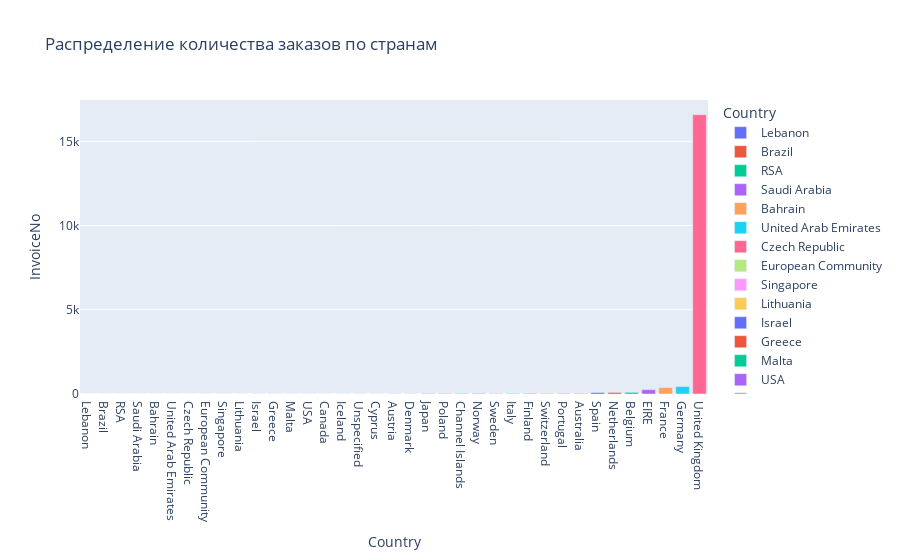

Source (notebook cell):
### Markdown cell above
### Задание 4.2
Мы посмотрели на распределение клиентов в разрезе стран. А что насчёт заказов?

Постройте визуализацию и выделите топ-3 стран по количеству поступающих заказов.

* Великобритания (United Kingdom)
* Германия (Germany)
* Франция (France)
* Нидерланды (Netherlands)
* Ирландия (EIRE)
* Австралия (Australia)

### Code cell
mask_goods_clients = data[['Country', 'InvoiceNo']].drop_duplicates()
mask_goods = mask_goods_clients.groupby(['Country'])['InvoiceNo'].aggregate('count').reset_index().sort_values('InvoiceNo')

histplot = px.bar(mask_goods, x='Country', y='InvoiceNo', color='Country', title='Распределение количества заказов по странам')
histplot.show()

### Figure 1 — Plotly figure (JSON) as saved in the notebook; plotly's stock layout.template omitted (floating-point values rounded to 4 significant figures)
{"data": [{"alignmentgroup": "True", "hovertemplate": "Country=%{x}<br>InvoiceNo=%{y}<extra></extra>", "legendgroup": "Lebanon", "marker": {"color": "#636efa", "pattern": {"shape": ""}}, "name": "Lebanon", "offsetgroup": "Lebanon", "orientation": "v", "showlegend": true, "textposition": "auto", "type": "bar", "x": ["Lebanon"], "xaxis": "x", "y": [1], "yaxis": "y"}, {"alignmentgroup": "True", "hovertemplate": "Country=%{x}<br>InvoiceNo=%{y}<extra></extra>", "legendgroup": "Brazil", "marker": {"color": "#EF553B", "pattern": {"shape": ""}}, "name": "Brazil", "offsetgroup": "Brazil", "orientation": "v", "showlegend": true, "textposition": "auto", "type": "bar", "x": ["Brazil"], "xaxis": "x", "y": [1], "yaxis": "y"}, {"alignmentgroup": "True", "hovertemplate": "Country=%{x}<br>InvoiceNo=%{y}<extra></extra>", "legendgroup": "RSA", "marker": {"color": "#00cc96", "pattern": {"shape": ""}}, "name": "RSA", "offsetgroup": "RSA", "orientation": "v", "showlegend": true, "textposition": "auto", "type": "bar", "x": ["RSA"], "xaxis": "x", "y": [1], "yaxis": "y"}, {"alignmentgroup": "True", "hovertemplate": "Country=%{x}<br>InvoiceNo=%{y}<extra></extra>", "legendgroup": "Saudi Arabia", "marker": {"color": "#ab63fa", "pattern": {"shape": ""}}, "name": "Saudi Arabia", "offsetgroup": "Saudi Arabia", "orientation": "v", "showlegend": true, "textposition": "auto", "type": "bar", "x": ["Saudi Arabia"], "xaxis": "x", "y": [1], "yaxis": "y"}, {"alignmentgroup": "True", "hovertemplate": "Country=%{x}<br>InvoiceNo=%{y}<extra></extra>", "legendgroup": "Bahrain", "marker": {"color": "#FFA15A", "pattern": {"shape": ""}}, "name": "Bahrain", "offsetgroup": "Bahrain", "orientation": "v", "showlegend": true, "textposition": "auto", "type": "bar", "x": ["Bahrain"], "xaxis": "x", "y": [2], "yaxis": "y"}, {"alignmentgroup": "True", "hovertemplate": "Country=%{x}<br>InvoiceNo=%{y}<extra></extra>", "legendgroup": "United Arab Emirates", "marker": {"color": "#19d3f3", "pattern": {"shape": ""}}, "name": "United Arab Emirates", "offsetgroup": "United Arab Emirates", "orientation": "v", "showlegend": true, "textposition": "auto", "type": "bar", "x": ["United Arab Emirates"], "xaxis": "x", "y": [2], "yaxis": "y"}, {"alignmentgroup": "True", "hovertemplate": "Country=%{x}<br>InvoiceNo=%{y}<extra></extra>", "legendgroup": "Czech Republic", "marker": {"color": "#FF6692", "pattern": {"shape": ""}}, "name": "Czech Republic", "offsetgroup": "Czech Republic", "orientation": "v", "showlegend": true, "textposition": "auto", "type": "bar", "x": ["Czech Republic"], "xaxis": "x", "y": [2], "yaxis": "y"}, {"alignmentgroup": "True", "hovertemplate": "Country=%{x}<br>InvoiceNo=%{y}<extra></extra>", "legendgroup": "European Community", "marker": {"color": "#B6E880", "pattern": {"shape": ""}}, "name": "European Community", "offsetgroup": "European Community", "orientation": "v", "showlegend": true, "textposition": "auto", "type": "bar", "x": ["European Community"], "xaxis": "x", "y": [3], "yaxis": "y"}, {"alignmentgroup": "True", "hovertemplate": "Country=%{x}<br>InvoiceNo=%{y}<extra></extra>", "legendgroup": "Singapore", "marker": {"color": "#FF97FF", "pattern": {"shape": ""}}, "name": "Singapore", "offsetgroup": "Singapore", "orientation": "v", "showlegend": true, "textposition": "auto", "type": "bar", "x": ["Singapore"], "xaxis": "x", "y": [4], "yaxis": "y"}, {"alignmentgroup": "True", "hovertemplate": "Country=%{x}<br>InvoiceNo=%{y}<extra></extra>", "legendgroup": "Lithuania", "marker": {"color": "#FECB52", "pattern": {"shape": ""}}, "name": "Lithuania", "offsetgroup": "Lithuania", "orientation": "v", "showlegend": true, "textposition": "auto", "type": "bar", "x": ["Lithuania"], "xaxis": "x", "y": [4], "yaxis": "y"}, {"alignmentgroup": "True", "hovertemplate": "Country=%{x}<br>InvoiceNo=%{y}<extra></extra>", "legendgroup": "Israel", "marker": {"color": "#636efa", "pattern": {"shape": ""}}, "name": "Israel", "offsetgroup": "Israel", "orientation": "v", "showlegend": true, "textposition": "auto", "type": "bar", "x": ["Israel"], "xaxis": "x", "y": [5], "yaxis": "y"}, {"alignmentgroup": "True", "hovertemplate": "Country=%{x}<br>InvoiceNo=%{y}<extra></extra>", "legendgroup": "Greece", "marker": {"color": "#EF553B", "pattern": {"shape": ""}}, "name": "Greece", "offsetgroup": "Greece", "orientation": "v", "showlegend": true, "textposition": "auto", "type": "bar", "x": ["Greece"], "xaxis": "x", "y": [5], "yaxis": "y"}, {"alignmentgroup": "True", "hovertemplate": "Country=%{x}<br>InvoiceNo=%{y}<extra></extra>", "legendgroup": "Malta", "marker": {"color": "#00cc96", "pattern": {"shape": ""}}, "name": "Malta", "offsetgroup": "Malta", "orientation": "v", "showlegend": true, "textposition": "auto", "type": "bar", "x": ["Malta"], "xaxis": "x", "y": [5], "yaxis": "y"}, {"alignmentgroup": "True", "hovertemplate": "Country=%{x}<br>InvoiceNo=%{y}<extra></extra>", "legendgroup": "USA", "marker": {"color": "#ab63fa", "pattern": {"shape": ""}}, "name": "USA", "offsetgroup": "USA", "orientation": "v", "showlegend": true, "textposition": "auto", "type": "bar", "x": ["USA"], "xaxis": "x", "y": [5], "yaxis": "y"}, {"alignmentgroup": "True", "hovertemplate": "Country=%{x}<br>InvoiceNo=%{y}<extra></extra>", "legendgroup": "Canada", "marker": {"color": "#FFA15A", "pattern": {"shape": ""}}, "name": "Canada", "offsetgroup": "Canada", "orientation": "v", "showlegend": true, "textposition": "auto", "type": "bar", "x": ["Canada"], "xaxis": "x", "y": [5], "yaxis": "y"}, {"alignmentgroup": "True", "hovertemplate": "Country=%{x}<br>InvoiceNo=%{y}<extra></extra>", "legendgroup": "Iceland", "marker": {"color": "#19d3f3", "pattern": {"shape": ""}}, "name": "Iceland", "offsetgroup": "Iceland", "orientation": "v", "showlegend": true, "textposition": "auto", "type": "bar", "x": ["Iceland"], "xaxis": "x", "y": [7], "yaxis": "y"}, {"alignmentgroup": "True", "hovertemplate": "Country=%{x}<br>InvoiceNo=%{y}<extra></extra>", "legendgroup": "Unspecified", "marker": {"color": "#FF6692", "pattern": {"shape": ""}}, "name": "Unspecified", "offsetgroup": "Unspecified", "orientation": "v", "showlegend": true, "textposition": "auto", "type": "bar", "x": ["Unspecified"], "xaxis": "x", "y": [8], "yaxis": "y"}, {"alignmentgroup": "True", "hovertemplate": "Country=%{x}<br>InvoiceNo=%{y}<extra></extra>", "legendgroup": "Cyprus", "marker": {"color": "#B6E880", "pattern": {"shape": ""}}, "name": "Cyprus", "offsetgroup": "Cyprus", "orientation": "v", "showlegend": true, "textposition": "auto", "type": "bar", "x": ["Cyprus"], "xaxis": "x", "y": [14], "yaxis": "y"}, {"alignmentgroup": "True", "hovertemplate": "Country=%{x}<br>InvoiceNo=%{y}<extra></extra>", "legendgroup": "Austria", "marker": {"color": "#FF97FF", "pattern": {"shape": ""}}, "name": "Austria", "offsetgroup": "Austria", "orientation": "v", "showlegend": true, "textposition": "auto", "type": "bar", "x": ["Austria"], "xaxis": "x", "y": [17], "yaxis": "y"}, {"alignmentgroup": "True", "hovertemplate": "Country=%{x}<br>InvoiceNo=%{y}<extra></extra>", "legendgroup": "Denmark", "marker": {"color": "#FECB52", "pattern": {"shape": ""}}, "name": "Denmark", "offsetgroup": "Denmark", "orientation": "v", "showlegend": true, "textposition": "auto", "type": "bar", "x": ["Denmark"], "xaxis": "x", "y": [18], "yaxis": "y"}, {"alignmentgroup": "True", "hovertemplate": "Country=%{x}<br>InvoiceNo=%{y}<extra></extra>", "legendgroup": "Japan", "marker": {"color": "#636efa", "pattern": {"shape": ""}}, "name": "Japan", "offsetgroup": "Japan", "orientation": "v", "showlegend": true, "textposition": "auto", "type": "bar", "x": ["Japan"], "xaxis": "x", "y": [19], "yaxis": "y"}, {"alignmentgroup": "True", "hovertemplate": "Country=%{x}<br>InvoiceNo=%{y}<extra></extra>", "legendgroup": "Poland", "marker": {"color": "#EF553B", "pattern": {"shape": ""}}, "name": "Poland", "offsetgroup": "Poland", "orientation": "v", "showlegend": true, "textposition": "auto", "type": "bar", "x": ["Poland"], "xaxis": "x", "y": [19], "yaxis": "y"}, {"alignmentgroup": "True", "hovertemplate": "Country=%{x}<br>InvoiceNo=%{y}<extra></extra>", "legendgroup": "Channel Islands", "marker": {"color": "#00cc96", "pattern": {"shape": ""}}, "name": "Channel Islands", "offsetgroup": "Channel Islands", "orientation": "v", "showlegend": true, "textposition": "auto", "type": "bar", "x": ["Channel Islands"], "xaxis": "x", "y": [25], "yaxis": "y"}, {"alignmentgroup": "True", "hovertemplate": "Country=%{x}<br>InvoiceNo=%{y}<extra></extra>", "legendgroup": "Norway", "marker": {"color": "#ab63fa", "pattern": {"shape": ""}}, "name": "Norway", "offsetgroup": "Norway", "orientation": "v", "showlegend": true, "textposition": "auto", "type": "bar", "x": ["Norway"], "xaxis": "x", "y": [32], "yaxis": "y"}, {"alignmentgroup": "True", "hovertemplate": "Country=%{x}<br>InvoiceNo=%{y}<extra></extra>", "legendgroup": "Sweden", "marker": {"color": "#FFA15A", "pattern": {"shape": ""}}, "name": "Sweden", "offsetgroup": "Sweden", "orientation": "v", "showlegend": true, "textposition": "auto", "type": "bar", "x": ["Sweden"], "xaxis": "x", "y": [34], "yaxis": "y"}, {"alignmentgroup": "True", "hovertemplate": "Country=%{x}<br>InvoiceNo=%{y}<extra></extra>", "legendgroup": "Italy", "marker": {"color": "#19d3f3", "pattern": {"shape": ""}}, "name": "Italy", "offsetgroup": "Italy", "orientation": "v", "showlegend": true, "textposition": "auto", "type": "bar", "x": ["Italy"], "xaxis": "x", "y": [35], "yaxis": "y"}, {"alignmentgroup": "True", "hovertemplate": "Country=%{x}<br>InvoiceNo=%{y}<extra></extra>", "legendgroup": "Finland", "marker": {"color": "#FF6692", "pattern": {"shape": ""}}, "name": "Finland", "offsetgroup": "Finland", "orientation": "v", "showlegend": true, "textposition": "auto", "type": "bar", "x": ["Finland"], "xaxis": "x", "y": [40], "yaxis": "y"}, {"alignmentgroup": "True", "hovertemplate": "Country=%{x}<br>InvoiceNo=%{y}<extra></extra>", "legendgroup": "Switzerland", "marker": {"color": "#B6E880", "pattern": {"shape": ""}}, "name": "Switzerland", "offsetgroup": "Switzerland", "orientation": "v", "showlegend": true, "textposition": "auto", "type": "bar", "x": ["Switzerland"], "xaxis": "x", "y": [47], "yaxis": "y"}, {"alignmentgroup": "True", "hovertemplate": "Country=%{x}<br>InvoiceNo=%{y}<extra></extra>", "legendgroup": "Portugal", "marker": {"color": "#FF97FF", "pattern": {"shape": ""}}, "name": "Portugal", "offsetgroup": "Portugal", "orientation": "v", "showlegend": true, "textposition": "auto", "type": "bar", "x": ["Portugal"], "xaxis": "x", "y": [49], "yaxis": "y"}, {"alignmentgroup": "True", "hovertemplate": "Country=%{x}<br>InvoiceNo=%{y}<extra></extra>", "legendgroup": "Australia", "marker": {"color": "#FECB52", "pattern": {"shape": ""}}, "name": "Australia", "offsetgroup": "Australia", "orientation": "v", "showlegend": true, "textposition": "auto", "type": "bar", "x": ["Australia"], "xaxis": "x", "y": [56], "yaxis": "y"}, {"alignmentgroup": "True", "hovertemplate": "Country=%{x}<br>InvoiceNo=%{y}<extra></extra>", "legendgroup": "Spain", "marker": {"color": "#636efa", "pattern": {"shape": ""}}, "name": "Spain", "offsetgroup": "Spain", "orientation": "v", "showlegend": true, "textposition": "auto", "type": "bar", "x": ["Spain"], "xaxis": "x", "y": [88], "yaxis": "y"}, {"alignmentgroup": "True", "hovertemplate": "Country=%{x}<br>InvoiceNo=%{y}<extra></extra>", "legendgroup": "Netherlands", "marker": {"color": "#EF553B", "pattern": {"shape": ""}}, "name": "Netherlands", "offsetgroup": "Netherlands", "orientation": "v", "showlegend": true, "textposition": "auto", "type": "bar", "x": ["Netherlands"], "xaxis": "x", "y": [93], "yaxis": "y"}, {"alignmentgroup": "True", "hovertemplate": "Country=%{x}<br>InvoiceNo=%{y}<extra></extra>", "legendgroup": "Belgium", "marker": {"color": "#00cc96", "pattern": {"shape": ""}}, "name": "Belgium", "offsetgroup": "Belgium", "orientation": "v", "showlegend": true, "textposition": "auto", "type": "bar", "x": ["Belgium"], "xaxis": "x", "y": [98], "yaxis": "y"}, {"alignmentgroup": "True", "hovertemplate": "Country=%{x}<br>InvoiceNo=%{y}<extra></extra>", "legendgroup": "EIRE", "marker": {"color": "#ab63fa", "pattern": {"shape": ""}}, "name": "EIRE", "offsetgroup": "EIRE", "orientation": "v", "showlegend": true, "textposition": "auto", "type": "bar", "x": ["EIRE"], "xaxis": "x", "y": [256], "yaxis": "y"}, {"alignmentgroup": "True", "hovertemplate": "Country=%{x}<br>InvoiceNo=%{y}<extra></extra>", "legendgroup": "France", "marker": {"color": "#FFA15A", "pattern": {"shape": ""}}, "name": "France", "offsetgroup": "France", "orientation": "v", "showlegend": true, "textposition": "auto", "type": "bar", "x": ["France"], "xaxis": "x", "y": [379], "yaxis": "y"}, {"alignmentgroup": "True", "hovertemplate": "Country=%{x}<br>InvoiceNo=%{y}<extra></extra>", "legendgroup": "Germany", "marker": {"color": "#19d3f3", "pattern": {"shape": ""}}, "name": "Germany", "offsetgroup": "Germany", "orientation": "v", "showlegend": true, "textposition": "auto", "type": "bar", "x": ["Germany"], "xaxis": "x", "y": [443], "yaxis": "y"}, {"alignmentgroup": "True", "hovertemplate": "Country=%{x}<br>InvoiceNo=%{y}<extra></extra>", "legendgroup": "United Kingdom", "marker": {"color": "#FF6692", "pattern": {"shape": ""}}, "name": "United Kingdom", "offsetgroup": "United Kingdom", "orientation": "v", "showlegend": true, "textposition": "auto", "type": "bar", "x": ["United Kingdom"], "xaxis": "x", "y": [16579], "yaxis": "y"}], "layout": {"barmode": "relative", "legend": {"title": {"text": "Country"}, "tracegroupgap": 0}, "title": {"text": "Распределение количества заказов по странам"}, "xaxis": {"anchor": "y", "categoryarray": ["Lebanon", "Brazil", "RSA", "Saudi Arabia", "Bahrain", "United Arab Emirates", "Czech Republic", "European Community", "Singapore", "Lithuania", "Israel", "Greece", "Malta", "USA", "Canada", "Iceland", "Unspecified", "Cyprus", "Austria", "Denmark", "Japan", "Poland", "Channel Islands", "Norway", "Sweden", "Italy", "Finland", "Switzerland", "Portugal", "Australia", "Spain", "Netherlands", "Belgium", "EIRE", "France", "Germany", "United Kingdom"], "categoryorder": "array", "domain": [0, 1], "title": {"text": "Country"}}, "yaxis": {"anchor": "x", "domain": [0, 1], "title": {"text": "InvoiceNo"}}}}
